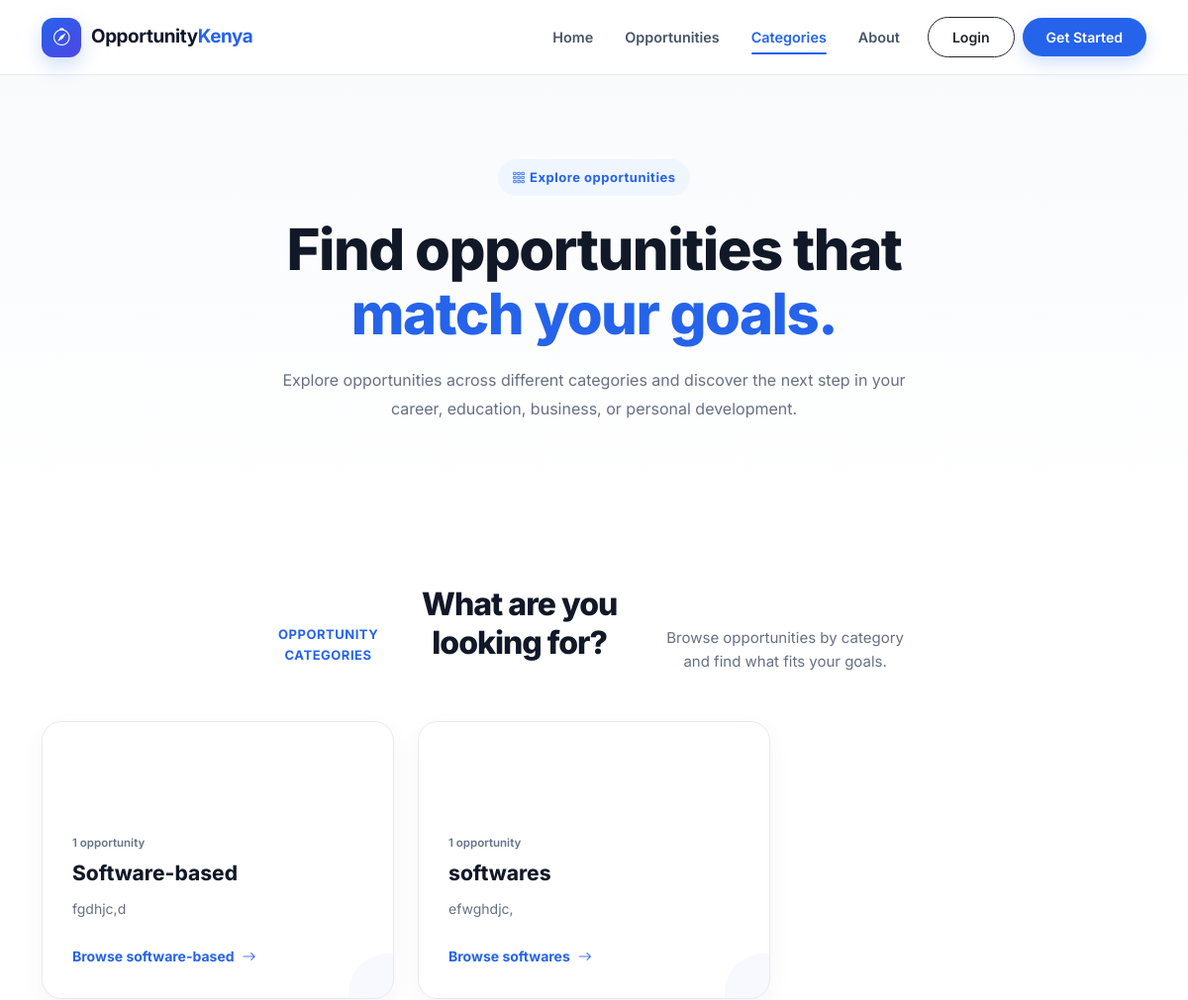
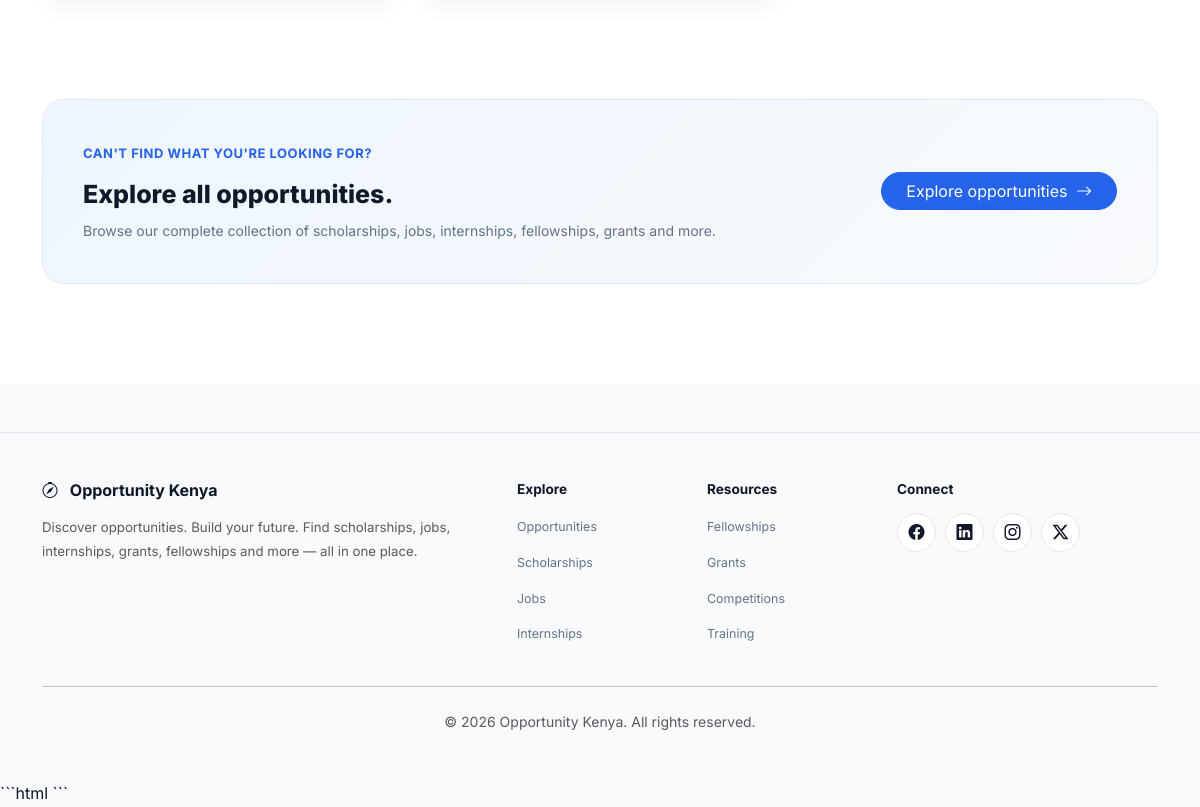
Page /categories/ on the committed database (2 pictures, top to bottom).
### opportunity/models.py (models this page shows, shortened)
class Category(models.Model):
    name = models.CharField(max_length=100, unique=True)
    slug = models.SlugField(max_length=120, unique=True, blank=True)
    description = models.TextField(blank=True)
    icon = models.CharField(max_length=100, blank=True)
    is_active = models.BooleanField(default=True)
    class Meta:
        verbose_name_plural = "Categories"
        ordering = ["name"]

### opportunity/views.py (the view)
# urls.py: path("categories/", views.categories, name="categories"),
def categories(request):
    categories_list = (
        Category.objects
        .filter(is_active=True)
        .prefetch_related("opportunities")
    )
    return render(
        request,
        "opportunity/categories.html",
        {
            "categories": categories_list,
        },
    )

### opportunity/context_processors.py (called while the page is built, shortened)
def notification_context(request):
  if not request.user.is_authenticated:
    return {
    "navbar_notifications": [],
    "unread_notifications_count": 0,
    }

def global_data(request):
    context = {
        "navbar_notifications": [],
        "unread_notifications_count": 0,
        "navbar_profile": None,
    }
    return context

### opportunity/templates/opportunity/categories.html (shortened to what this page needs)
{% extends "opportunity/base.html" %}
{% load static %}
{% block content %}
<section class="categories-hero">
    <div class="container">
        <div class="categories-hero-content text-center">
            <span class="hero-eyebrow">
                <i class="bi bi-grid-3x3-gap me-1"></i>
                Explore opportunities
            </span>
            <h1>
                Find opportunities that
                <span>match your goals.</span>
            </h1>
            <p>
                Explore opportunities across different categories and
                discover the next step in your career, education,
                business, or personal development.
            </p>
        </div>
    </div>
</section>
<section class="categories-section">
    <div class="container">
        <div class="section-heading text-center mb-5">
            <span class="section-label">
                Opportunity categories
            </span>
            <h2>
                What are you looking for?
            </h2>
            <p>
                Browse opportunities by category and find what fits
                your goals.
            </p>
        </div>
        <div class="row g-4">
    {% for category in categories %}
    <div class="col-md-6 col-lg-4">
        <div class="category-card">
            <div class="category-icon">
            </div>
            <div class="category-content">
                <span class="category-count">
                    {{ category.opportunities.count }}
                    {% if category.opportunities.count == 1 %}
                        opportunity
                    {% else %}
                        opportunities
                    {% endif %}
                </span>
                <h3>
                    {{ category.name }}
                </h3>
                {% if category.description %}
                    <p>
                        {{ category.description }}
                    </p>
                {% else %}
                    <p>
                        Explore {{ category.name|lower }}
                        opportunities available on Opportunity Kenya.
                    </p>
                {% endif %}
                <a
                    href="{% url 'opportunities' %}?category={{ category.slug }}"
                    class="category-link"
                >
                    Browse {{ category.name|lower }}
                    <i class="bi bi-arrow-right"></i>
                </a>
            </div>
        </div>
    </div>
    {% endfor %}
     </div>
    </div>
</section>
<section class="categories-cta">
    <div class="container">
        <div class="categories-cta-card">
            <div>
                <span class="section-label">
                    Can't find what you're looking for?
                </span>
                <h2>
                    Explore all opportunities.
                </h2>
                <p>
                    Browse our complete collection of scholarships,
                    jobs, internships, fellowships, grants and more.
                </p>
            </div>
            <a href="{% url 'opportunities' %}"
               class="btn btn-primary rounded-pill px-4">
                Explore opportunities
                <i class="bi bi-arrow-right ms-1"></i>
            </a>
        </div>
    </div>
</section>
{% endblock %}

### rows in the picture
Category: opportunities.count "1", shows "opportunity", name "Software-based", description "fgdhjc,d", name "software-based"
Category: opportunities.count "1", shows "opportunity", name "softwares", description "efwghdjc,"
